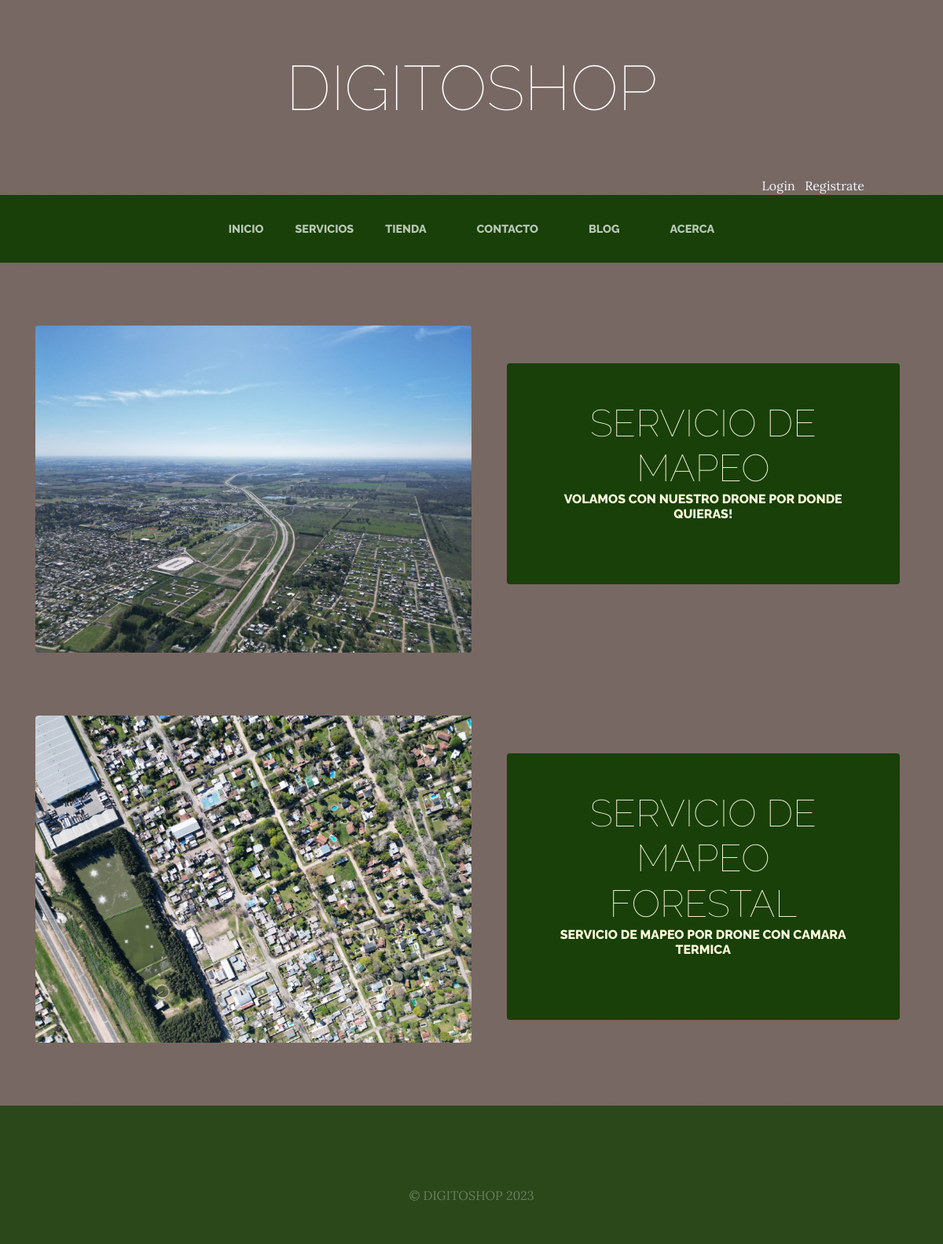
The app's page /servicios/ with its own data.
### servicios/models.py (models this page shows, shortened)
class Servicio(models.Model):
    titulo=models.CharField(max_length=50)
    contenido=models.CharField(max_length=50)
    imagen=models.ImageField(upload_to='servicios')
    created=models.DateTimeField(auto_now_add=True)
    updated=models.DateTimeField(auto_now_add=True)
    class Meta:
        verbose_name='servicio'
        verbose_name_plural= 'servicios'

### servicios/views.py (the view)
# urls.py: path('servicios/', include ('servicios.urls')),
def servicios (request):
     servicios=Servicio.objects.all()
     return render (request,"servicios/servicios.html", {"servicios":servicios})

### servicios/templates/servicios/servicios.html
{% extends "proyectowebapp/base.html" %}
{% load static %}}
{% block content %}
{% for servicio in servicios %}
<section class="page-section clearfix">
  <div class="container">
    <div class="intro">
      <img class="intro-img img-fluid mb-3 mb-lg-0 rounded" src="{{servicio.imagen.url}}" alt="" style="width:50%;">
      <div class="intro-text left-0 text-center bg-faded p-5 rounded">
        <h2 class="section-heading mb-4" >
          <span class="section-heading-lower">{{servicio.titulo}}</span>
          <span class="section-heading-upper">{{servicio.contenido}}</span>
        </h2>
      </div>
    </div>
  </div>
</section>
  {% endfor %}
{% endblock %}

### proyectowebapp/static/proyectowebapp/css/gestion.css (style rules this page uses)
body { font-family: 'Lora'; background: linear-gradient(rgba(47, 23, 15, 0.65), rgba(47, 23, 15, 0.65)), url("../img/bg_main.jpg"); background-attachment: fixed; background-position: center; background-size: cover; }
h1, h2, h3, h4, h5, h6 { font-family: 'Raleway'; }
.page-section { margin-top: 5rem; margin-bottom: 5rem; }
.section-heading { text-transform: uppercase; }
.section-heading .section-heading-upper { display: block; font-size: 1rem; font-weight: 800; padding-bottom:.5rem; }
.section-heading .section-heading-lower { display: block; font-size: 3rem; font-weight: 100; }
.bg-faded { background-color: rgba(255, 255, 255, 0.85); }
.intro { position: relative; }
@media (min-width: 992px) { .intro .intro-img { width: 75%; float: left; } }
@media (min-width: 992px) { .intro .intro-text { left: 600; width: 60%; margin-top: 3rem; background-color: rgba(24, 64, 8); color: cornsilk; position: absolute; } }
@media (min-width: 1200px) { .intro .intro-text { width: 45%; } }

### records on screen
Servicio: imagen (picture), titulo "SERVICIO DE MAPEO", contenido "VOLAMOS CON NUESTRO DRONE POR DONDE QUIERAS!"
Servicio: imagen (picture), titulo "SERVICIO DE MAPEO FORESTAL", contenido "SERVICIO DE MAPEO POR DRONE CON CAMARA TERMICA"
